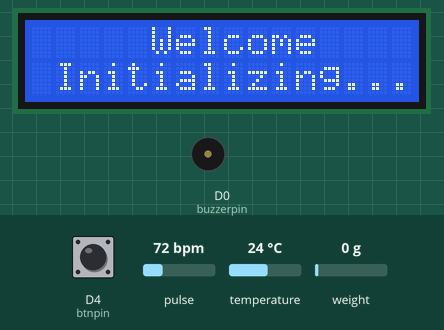
A sketch run on a simulated ESP8266 (NodeMCU). Parts: 16×2 character LCD, buzzer (waves = sounding, pin HIGH). The inputs (shaded band) are chosen by the test bench; at power-on: weight on the scale 0 g, D4 (btnpin) LOW, pulse 72 bpm, temperature 24 °C. WiFi joins after 1.5 s; servers stay silent unless stated; uploads are accepted with an empty reply; random numbers use the default seed unless the sketch sets one; what the sketch prints to the serial monitor is not drawn.

Above: at 5.2 s.
At 19.7 s:
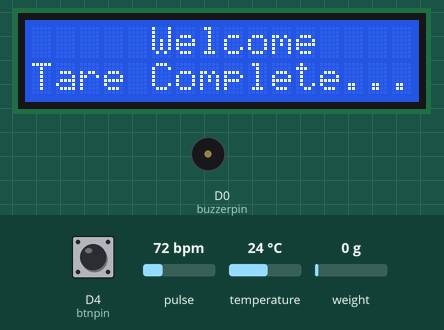
19.8 s: weight on the scale set to 135 g
At 28.6 s:
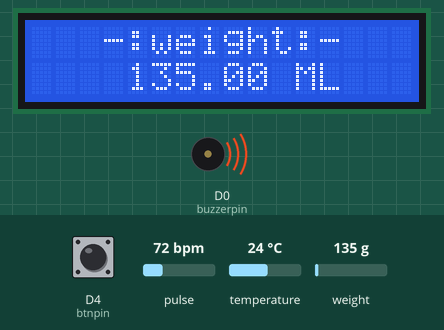
29.3 s: weight on the scale set to 163 g
At 38.0 s:
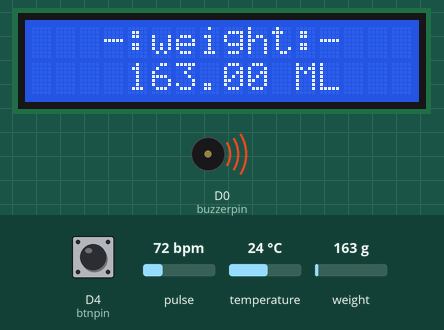
38.8 s: weight on the scale set to 100 g
At 48.5 s:
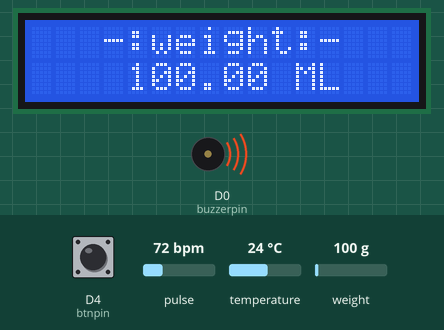
Timing chart, 0 to 50.0 s (numbered marks = the images above; inputs shaded):
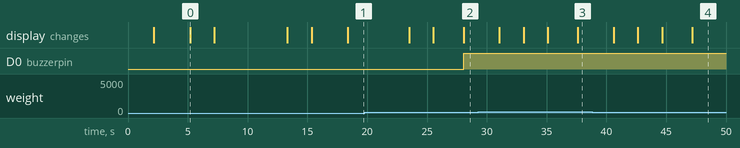

Measured:
- what the display in image 0 shows lasts 2.0 s, from 5.2 s to 7.2 s

The sketch:

project_prg_final_backup.ino
```cpp
//libraries for lcd and load cell
#include <Arduino.h>
#include "HX711.h"
#include <LiquidCrystal_I2C.h>
//libraries for wifi and HTTP
#include <ESP8266WiFi.h>
#include <WiFiClient.h>
#include <ESP8266WebServer.h>
#include <ESP8266HTTPClient.h>
//libraries for max30102
#include <Wire.h>
#include "MAX30105.h"
#include "heartRate.h"
//libraries for tempreture sensor ds18b20
#include <OneWire.h>
#include <DallasTemperature.h>
//variables for buzzer,button,and scale weight
float weight;
int buzzerstate=LOW;
int btnval=LOW;
int flagweight=0;

// HX711 load cell circuit wiring
const int LOADCELL_DOUT_PIN = D6;
const int LOADCELL_SCK_PIN = D7;

//set LCD display type and I2C address
LiquidCrystal_I2C lcd(0x27,16,2);

HX711 scale;


MAX30105 particleSensor; //object of mxa30102

//MAX30102 variable for BPM
const byte RATE_SIZE = 4; //Increase this for more averaging. 4 is good.
byte rates[RATE_SIZE]; //Array of heart rates
byte rateSpot = 0;
long lastBeat = 0; //Time at which the last beat occurred
long irValue;
float beatsPerMinute;
int beatAvg;
int beatAvgg;
int validSPO2;

//buzzer and button wiring
const int buzzerpin = D0;
const int btnpin = D4;

//now the setup of the wifi and HTTP Post
// Declare global variables which will be uploaded to server
String postData,fluid_level,temp,bpm,spo2;

// room number where device will be installed
String room_no="101";


// GPIO where the DS18B20 is connected to
const int oneWireBus = 4;

// Setup a oneWire instance to communicate with any OneWire devices
OneWire oneWire(oneWireBus);

// Pass our oneWire reference to Dallas Temperature sensor
DallasTemperature sensors(&oneWire);
float temperatureF;

const char *ssid =  "21mca085";     // replace with your wifi ssid and wpa2 key
const char *pass =  "12345678";

WiFiClient client;
HTTPClient http;    // http object of clas HTTPClient

void setup() {
   // put your setup code here, to run once:
  Serial.begin(57600);


 //pin set for buzzer
  pinMode(buzzerpin,OUTPUT);
  pinMode(btnpin, INPUT);

  //LCD Display initialize
  lcd.init();
  lcd.clear();
  lcd.backlight();

  //calling wifi setup function
  connectToWiFi();

  //calling scale initialize function
  initialize_scale();

  //calling MAX30102 initializing function
  initialize_max30102();
 // Start the DS18B20 sensor
  sensors.begin();


}

void loop() {
  beatscheck();//function for BPM check
  Display_weight();//fuction for the display weight on scale
  Post_Data_to_DB();//function for insert data to database
  tempeture_check();//function for check temperature
  //delay(2000);

}

void tempeture_check()
{
  sensors.requestTemperatures();
  //float temperatureC = sensors.getTempCByIndex(0);
  temperatureF = sensors.getTempFByIndex(0);
  //Serial.print(temperatureC);
  //Serial.println("ºC");
  Serial.print(temperatureF);
  Serial.println("ºF");
    lcd.clear();
    lcd.setCursor(1,0);
    lcd.print("-:Temperature:-");
    lcd.setCursor(5,1);
    //lcd.print(temperatureF);
    lcd.print(String(temperatureF)+String(" F"));
    delay(2000);
 }
void connectToWiFi() {
//Connect to WiFi Network
   Serial.println();
   Serial.println();
   Serial.print("Connecting to WiFi");
   Serial.println("...");
    lcd.clear();
    lcd.setCursor(5,0);
    lcd.print("Welcome");
    lcd.setCursor(0,1);
    lcd.print("Connecting...");
   WiFi.begin(ssid, pass);
   int retries = 0;
while ((WiFi.status() != WL_CONNECTED) && (retries < 20)) {
   retries++;
   delay(1000);
   Serial.print(".");
   lcd.clear();
   lcd.setCursor(5,0);
   lcd.print("Welcome");
   lcd.setCursor(0,1);
   lcd.print("Connecting...");
}
if (retries > 19) {
    Serial.println(F("WiFi connection FAILED"));
    lcd.clear();
    lcd.setCursor(5,0);
    lcd.print("ERROR");
    lcd.setCursor(0,1);
    lcd.print("WIFI SETUP FAILED");
    delay(5000);
}
if (WiFi.status() == WL_CONNECTED) {
    Serial.println(F("WiFi connected!"));
    Serial.println("IP address: ");
    Serial.println(WiFi.localIP());
    Serial.println(F("Setup ready"));
    lcd.clear();
    lcd.setCursor(5,0);
    lcd.print("Welcome");
    lcd.setCursor(0,1);
    lcd.print("WIFI Connected");
    delay(3000);
}

}
void initialize_scale()
{
  Serial.println("HX711 Start");
  Serial.println("Initializing scale");
  lcd.clear();
  lcd.setCursor(5,0);
  lcd.print("Welcome");
  lcd.setCursor(1,1);   //Set cursor to character 1 on line 1
  lcd.print("Initializing...");
  delay(2000);

  lcd.clear();
  lcd.setCursor(5,0);
  lcd.print("Welcome");
  lcd.setCursor(0,1);
  lcd.print("Remove Load");
  delay(3000);


  scale.begin(LOADCELL_DOUT_PIN, LOADCELL_SCK_PIN);

  Serial.println("Before setting up the scale:");
  Serial.print("read: \t\t");
  Serial.println(scale.read());      // print a raw reading from the ADC

  Serial.print("read average: \t\t");
  Serial.println(scale.read_average(20));   // print the average of 20 readings from the ADC

  Serial.print("get value: \t\t");
  Serial.println(scale.get_value(5));   // print the average of 5 readings from the ADC minus the tare weight (not set yet)

  Serial.print("get units: \t\t");
  Serial.println(scale.get_units(5), 1);  // print the average of 5 readings from the ADC minus tare weight (not set) divided// by the SCALE parameter (not set yet)

  lcd.clear();
  lcd.setCursor(5,0);
  lcd.print("Welcome");
  lcd.setCursor(0,1);
  lcd.print("calibration...");
  delay(2000);


  scale.set_scale(476.44);
  //scale.set_scale(-471.497);
  // this value is obtained by calibrating the scale with known weights; see the README for details

  lcd.clear();
  lcd.setCursor(5,0);
  lcd.print("Welcome");
  lcd.setCursor(0,1);
  lcd.print("Tare scale...");
  delay(2000);

  scale.tare(); // reset the scale to 0

  lcd.clear();
  lcd.setCursor(5,0);
  lcd.print("Welcome");
  lcd.setCursor(0,1);
  lcd.print("Tare Complete...");
  delay(2000);

  Serial.println("After setting up the scale:");

  Serial.print("read: \t\t");
  Serial.println(scale.read());                 // print a raw reading from the ADC

  Serial.print("read average: \t\t");
  Serial.println(scale.read_average(20));       // print the average of 20 readings from the ADC

  Serial.print("get value: \t\t");
  Serial.println(scale.get_value(5));   // print the average of 5 readings from the ADC minus the tare weight, set with tare()

  Serial.print("get units: \t\t");
  Serial.println(scale.get_units(5), 1);        // print the average of 5 readings from the ADC minus tare weight, divided
            // by the SCALE parameter set with set_scale

  Serial.println("Readings:");

}

void initialize_max30102()
{
   // Initialize sensor
  if (!particleSensor.begin(Wire, I2C_SPEED_FAST)) //Use default I2C port, 400kHz speed
  {
    Serial.println("MAX30102 was not found. Please check wiring/power. ");
    while (1);
  }
  Serial.println("Place your index finger on the sensor with steady pressure.");

  particleSensor.setup(); //Configure sensor with default settings
  particleSensor.setPulseAmplitudeRed(0x0A); //Turn Red LED to low to indicate sensor is running
  particleSensor.setPulseAmplitudeGreen(0); //Turn off Green LED

 }

void Display_weight()
{
  weight=scale.get_units(5), 1;
  btnval=digitalRead(btnpin);//take btn value
  lcd.clear();
  lcd.setCursor(3,0);
  lcd.print(String("-:weight:-"));
  //lcd.print(String("weight:- ") + String(scale.get_units(), 1));
  lcd.setCursor(4,1);
  //lcd.print(String(scale.get_units(), 1)+String(" ML"));
  lcd.print(String(weight)+String(" ML"));
  if(weight<=150.00)
  {
       //tone(D0, 440, 5000);this is also use for buzzer its a inbuild function
       if(flagweight==0)
       {
       buzzerstate = HIGH;
       }
        if (btnval == 1)
        {
          buzzerstate = LOW;
          flagweight=1;
        }
  }

  if (weight>150.00) {
    flagweight=0;
  }

  digitalWrite(buzzerpin,buzzerstate);

  //Serial.print("\t|one reading:|\t");
  //Serial.print(scale.get_units(), 1);
  //Serial.print("\t| average:\t");
  //Serial.println(scale.get_units(10), 5);
  Serial.print("|weight variable:|\t");
  Serial.print(weight);
  Serial.print("\t| buzzer state:\t");
  Serial.print(buzzerstate);
  Serial.print("|btn value:|\t");
  Serial.println(btnval);
  delay(2000);

}

void beatscheck()
{

  /*
  int bufferLength = 100; //buffer length of 100 stores 4 seconds of samples running at 25sps
  int redBuffer;
  int irBuffer;
  int spo2,validspo2,heartRate,validHeartRate;
  //read the first 100 samples, and determine the signal range
  for (byte i = 0 ; i < bufferLength ; i++)
  {
    while (particleSensor.available() == false) //do we have new data?
      particleSensor.check(); //Check the sensor for new data

    redBuffer[i] = particleSensor.getRed();
    irBuffer[i] = particleSensor.getIR();
    particleSensor.nextSample();
// maxim_heart_rate_and_oxygen_saturation(irBuffer, bufferLength, redBuffer, &spo2, &validSPO2, &heartRate, &validHeartRate);
 if (irValue < 50000)
  {
    Serial.print(" No finger?");
    lcd.clear();
    lcd.setCursor(0,0);   //Set cursor to character 2 on line 0
    lcd.print(" No finger? ");
    validHeartRate = -1;

  }
  else
  {

    Serial.print("IR=");
    Serial.print(irBuffer);
    Serial.print(", Avg BPM=");
    Serial.print(heartRate);
    lcd.clear();
    lcd.setCursor(5,0);   //Set cursor to character 2 on line 0
    lcd.print("BPM = ");
    lcd.setCursor(5,1);   //Set cursor to character 2 on line 0
    lcd.print(validHeartRate);
    lcd.clear();
    lcd.setCursor(5,0);   //Set cursor to character 2 on line 0
    lcd.print("Spo2 = ");
    lcd.setCursor(5,1);   //Set cursor to character 2 on line 0
    lcd.print(validSPO2);


  }
*/
  irValue = particleSensor.getIR();

  if (checkForBeat(irValue) == true)
  {
    //We sensed a beat!
    long delta = millis() - lastBeat;
    lastBeat = millis();

    beatsPerMinute = 60 / (delta / 1000.0);

    if (beatsPerMinute < 255 && beatsPerMinute > 20)
    {
      rates[rateSpot++] = (byte)beatsPerMinute; //Store this reading in the array
      rateSpot %= RATE_SIZE; //Wrap variable

      //Take average of readings
      beatAvg = 0;
      for (byte x = 0 ; x < RATE_SIZE ; x++)
        beatAvg += rates[x];
      beatAvg /= RATE_SIZE;
    }
  }


  if (irValue < 50000)
  {
    Serial.print(" No finger?");
    lcd.clear();
    lcd.setCursor(0,0);   //Set cursor to character 2 on line 0
    lcd.print(" No finger? ");
    beatAvgg = 1;
    validSPO2 =1;

  }
  else
  {
    beatAvgg=random(75,81);
    validSPO2=random(96,100);
    Serial.print("IR=");
    Serial.print(irValue);
    Serial.print(", Avg BPM=");
    Serial.print(beatAvgg);
    Serial.print(", Spo2=");
    Serial.print(validSPO2);
    lcd.clear();
    lcd.setCursor(3,0);   //Set cursor to character 2 on line 0
    lcd.print("-:BPM:- ");
    lcd.setCursor(5,1);   //Set cursor to character 2 on line 1
    lcd.print(beatAvgg);
    delay(2000);
    lcd.clear();
    lcd.setCursor(3,0);   //Set cursor to character 2 on line 0
    lcd.print("-:SPO2:- ");
    lcd.setCursor(5,1);   //Set cursor to character 2 on line 1
    lcd.print(validSPO2);


  }
  Serial.println();
  delay(2000);
  }


void Post_Data_to_DB()
{


  //set all variable value;
  fluid_level=String(weight);
  temp=String(temperatureF);
  bpm=String(beatAvgg);
  spo2=String(validSPO2);

  postData = "room_no=" + room_no + "&fluid_level=" + fluid_level + "&temp=" + temp + "&bpm=" + bpm + "&spo2=" + spo2;
  // We can post values to PHP files as  example.com/dbwrite.php?name1=val1&name2=val2
  // Hence created variable postData and stored our variables in it in desired format

  // Update Host URL here:-
  http.begin(client,"http://192.168.180.149/IV_controll/insert_history.php");  // Connect to host where MySQL database is hosted

  http.addHeader("Content-Type", "application/x-www-form-urlencoded");  //Specify content-type header

  int httpCode = http.POST(postData);   // Send POST request to php file and store server response code in variable named httpCode

  Serial.println("Values are, "+ postData );

  // if connection eatablished then do this
  if (httpCode == 200)
  {
    Serial.println("Values uploaded successfully.");
    Serial.println(httpCode);
    String webpage = http.getString();  // Get html webpage output and store it in a string
    Serial.println(webpage + "\n");
  }
  else
  {
    // if failed to connect then return and restart
    Serial.println(httpCode);
    Serial.println("Failed to upload values. \n");
    http.end();
    return;
  }
}
```
